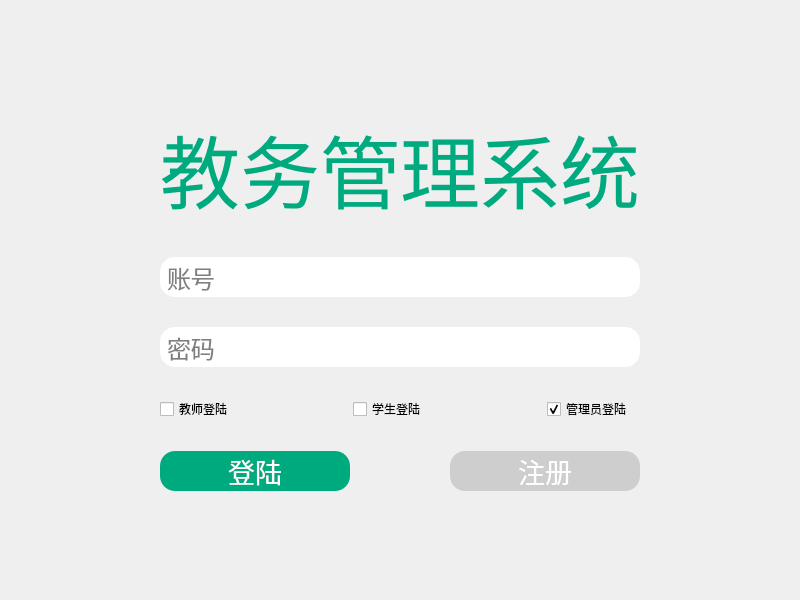
<?xml version="1.0" encoding="UTF-8"?>
<ui version="4.0">
 <class>Form</class>
 <widget class="QWidget" name="Form">
  <property name="geometry">
   <rect>
    <x>0</x>
    <y>0</y>
    <width>800</width>
    <height>600</height>
   </rect>
  </property>
  <property name="windowTitle">
   <string>教务管理系统</string>
  </property>
  <layout class="QHBoxLayout" name="horizontalLayout_3">
   <item>
    <layout class="QGridLayout" name="gridLayout">
     <item row="0" column="1">
      <spacer name="verticalSpacer">
       <property name="orientation">
        <enum>Qt::Vertical</enum>
       </property>
       <property name="sizeHint" stdset="0">
        <size>
         <width>20</width>
         <height>40</height>
        </size>
       </property>
      </spacer>
     </item>
     <item row="1" column="0">
      <spacer name="horizontalSpacer">
       <property name="orientation">
        <enum>Qt::Horizontal</enum>
       </property>
       <property name="sizeHint" stdset="0">
        <size>
         <width>40</width>
         <height>20</height>
        </size>
       </property>
      </spacer>
     </item>
     <item row="2" column="1">
      <spacer name="verticalSpacer_2">
       <property name="orientation">
        <enum>Qt::Vertical</enum>
       </property>
       <property name="sizeHint" stdset="0">
        <size>
         <width>20</width>
         <height>40</height>
        </size>
       </property>
      </spacer>
     </item>
     <item row="1" column="1">
      <layout class="QVBoxLayout" name="verticalLayout">
       <property name="spacing">
        <number>30</number>
       </property>
       <item>
        <widget class="QLabel" name="label">
         <property name="font">
          <font>
           <pointsize>60</pointsize>
           <italic>false</italic>
           <bold>false</bold>
          </font>
         </property>
         <property name="styleSheet">
          <string notr="true">font: 700 15pt &quot;Microsoft YaHei UI&quot;;
font: 60pt &quot;黑体&quot;;
color: rgb(0, 170, 127);</string>
         </property>
         <property name="text">
          <string>教务管理系统</string>
         </property>
         <property name="alignment">
          <set>Qt::AlignCenter</set>
         </property>
        </widget>
       </item>
       <item>
        <widget class="QLineEdit" name="lineEdit">
         <property name="font">
          <font>
           <pointsize>18</pointsize>
          </font>
         </property>
         <property name="styleSheet">
          <string notr="true">border-radius:15px;
padding:5px;</string>
         </property>
         <property name="echoMode">
          <enum>QLineEdit::Normal</enum>
         </property>
         <property name="placeholderText">
          <string>账号</string>
         </property>
        </widget>
       </item>
       <item>
        <widget class="QLineEdit" name="lineEdit_3">
         <property name="font">
          <font>
           <pointsize>18</pointsize>
          </font>
         </property>
         <property name="styleSheet">
          <string notr="true">border-radius:15px;
padding:5px;</string>
         </property>
         <property name="echoMode">
          <enum>QLineEdit::Password</enum>
         </property>
         <property name="placeholderText">
          <string>密码</string>
         </property>
        </widget>
       </item>
       <item>
        <layout class="QHBoxLayout" name="horizontalLayout_2">
         <property name="spacing">
          <number>100</number>
         </property>
         <item>
          <widget class="QCheckBox" name="checkBox">
           <property name="text">
            <string>教师登陆</string>
           </property>
           <property name="autoExclusive">
            <bool>true</bool>
           </property>
           <property name="tristate">
            <bool>false</bool>
           </property>
          </widget>
         </item>
         <item>
          <widget class="QCheckBox" name="checkBox_2">
           <property name="text">
            <string>学生登陆</string>
           </property>
           <property name="autoExclusive">
            <bool>true</bool>
           </property>
           <property name="tristate">
            <bool>false</bool>
           </property>
          </widget>
         </item>
         <item>
          <widget class="QCheckBox" name="checkBox_3">
           <property name="text">
            <string>管理员登陆</string>
           </property>
           <property name="checked">
            <bool>true</bool>
           </property>
           <property name="autoExclusive">
            <bool>true</bool>
           </property>
           <property name="tristate">
            <bool>false</bool>
           </property>
          </widget>
         </item>
        </layout>
       </item>
       <item>
        <layout class="QHBoxLayout" name="horizontalLayout">
         <property name="spacing">
          <number>100</number>
         </property>
         <item>
          <widget class="QPushButton" name="pushButton">
           <property name="font">
            <font>
             <pointsize>20</pointsize>
            </font>
           </property>
           <property name="styleSheet">
            <string notr="true">QPushButton{
	color: rgb(255, 255, 255);
	background-color:rgb(0, 170, 127);
	border-radius:15px;
}
QPushButton:hover{
	background-color: rgb(0, 227, 166);
}
QPushButton:pressed{
	
	background-color: rgb(0, 130, 95);
}</string>
           </property>
           <property name="text">
            <string>登陆</string>
           </property>
          </widget>
         </item>
         <item>
          <widget class="QPushButton" name="pushButton_2">
           <property name="font">
            <font>
             <pointsize>20</pointsize>
            </font>
           </property>
           <property name="styleSheet">
            <string notr="true">QPushButton{
	color: rgb(255, 255, 255);
	background-color:rgb(206, 206, 206);
	border-radius:15px;
}
QPushButton:hover{
	background-color: rgb(229, 229, 229);
}
QPushButton:pressed{
	
	background-color: rgb(127, 127, 127);
}</string>
           </property>
           <property name="text">
            <string>注册</string>
           </property>
          </widget>
         </item>
        </layout>
       </item>
      </layout>
     </item>
     <item row="1" column="2">
      <spacer name="horizontalSpacer_2">
       <property name="orientation">
        <enum>Qt::Horizontal</enum>
       </property>
       <property name="sizeHint" stdset="0">
        <size>
         <width>40</width>
         <height>20</height>
        </size>
       </property>
      </spacer>
     </item>
    </layout>
   </item>
  </layout>
 </widget>
 <resources/>
 <connections>
  <connection>
   <sender>pushButton</sender>
   <signal>clicked()</signal>
   <receiver>Form</receiver>
   <slot>login()</slot>
   <hints>
    <hint type="sourcelabel">
     <x>163</x>
     <y>388</y>
    </hint>
    <hint type="destinationlabel">
     <x>248</x>
     <y>537</y>
    </hint>
   </hints>
  </connection>
  <connection>
   <sender>pushButton_2</sender>
   <signal>clicked()</signal>
   <receiver>Form</receiver>
   <slot>open_register_page()</slot>
   <hints>
    <hint type="sourcelabel">
     <x>437</x>
     <y>388</y>
    </hint>
    <hint type="destinationlabel">
     <x>435</x>
     <y>529</y>
    </hint>
   </hints>
  </connection>
 </connections>
 <slots>
  <slot>login()</slot>
  <slot>open_register_page()</slot>
 </slots>
</ui>
